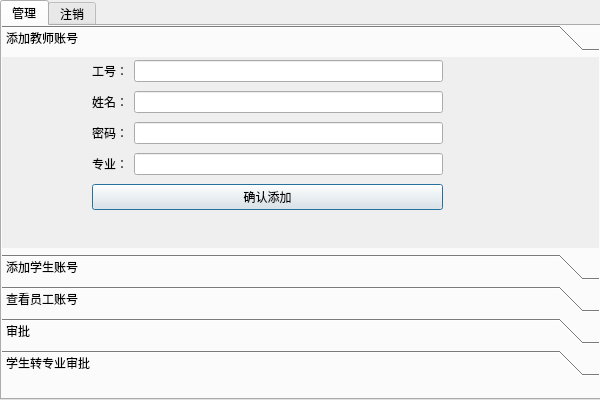
<?xml version="1.0" encoding="UTF-8"?>
<ui version="4.0">
 <class>dlgAdm</class>
 <widget class="QDialog" name="dlgAdm">
  <property name="geometry">
   <rect>
    <x>0</x>
    <y>0</y>
    <width>600</width>
    <height>400</height>
   </rect>
  </property>
  <property name="windowTitle">
   <string>欢迎使用 本系统</string>
  </property>
  <property name="styleSheet">
   <string notr="true"/>
  </property>
  <widget class="QTabWidget" name="tabWidget">
   <property name="geometry">
    <rect>
     <x>0</x>
     <y>0</y>
     <width>601</width>
     <height>400</height>
    </rect>
   </property>
   <property name="styleSheet">
    <string notr="true"/>
   </property>
   <property name="currentIndex">
    <number>0</number>
   </property>
   <widget class="QWidget" name="tab">
    <attribute name="title">
     <string>管理</string>
    </attribute>
    <widget class="QToolBox" name="toolBox">
     <property name="geometry">
      <rect>
       <x>0</x>
       <y>-1</y>
       <width>600</width>
       <height>351</height>
      </rect>
     </property>
     <property name="frameShadow">
      <enum>QFrame::Plain</enum>
     </property>
     <property name="currentIndex">
      <number>0</number>
     </property>
     <widget class="QWidget" name="page">
      <property name="geometry">
       <rect>
        <x>0</x>
        <y>0</y>
        <width>600</width>
        <height>221</height>
       </rect>
      </property>
      <attribute name="label">
       <string>添加教师账号</string>
      </attribute>
      <widget class="QWidget" name="layoutWidget">
       <property name="geometry">
        <rect>
         <x>90</x>
         <y>0</y>
         <width>351</width>
         <height>161</height>
        </rect>
       </property>
       <layout class="QGridLayout" name="gridLayout">
        <item row="2" column="1">
         <widget class="QLineEdit" name="lineEdit_3"/>
        </item>
        <item row="2" column="0">
         <widget class="QLabel" name="label_3">
          <property name="text">
           <string>密码：</string>
          </property>
         </widget>
        </item>
        <item row="3" column="0">
         <widget class="QLabel" name="label_4">
          <property name="text">
           <string>专业：</string>
          </property>
         </widget>
        </item>
        <item row="3" column="1">
         <widget class="QLineEdit" name="lineEdit_4"/>
        </item>
        <item row="0" column="0">
         <widget class="QLabel" name="label">
          <property name="text">
           <string>工号：</string>
          </property>
         </widget>
        </item>
        <item row="1" column="0">
         <widget class="QLabel" name="label_2">
          <property name="text">
           <string>姓名：</string>
          </property>
         </widget>
        </item>
        <item row="0" column="1">
         <widget class="QLineEdit" name="lineEdit"/>
        </item>
        <item row="1" column="1">
         <widget class="QLineEdit" name="lineEdit_2"/>
        </item>
        <item row="4" column="0" colspan="2">
         <widget class="QPushButton" name="pushButton">
          <property name="text">
           <string>确认添加</string>
          </property>
         </widget>
        </item>
       </layout>
      </widget>
     </widget>
     <widget class="QWidget" name="page_2">
      <property name="geometry">
       <rect>
        <x>0</x>
        <y>0</y>
        <width>600</width>
        <height>221</height>
       </rect>
      </property>
      <attribute name="label">
       <string>添加学生账号</string>
      </attribute>
      <widget class="QWidget" name="layoutWidget_2">
       <property name="geometry">
        <rect>
         <x>110</x>
         <y>0</y>
         <width>351</width>
         <height>225</height>
        </rect>
       </property>
       <layout class="QGridLayout" name="gridLayout_2">
        <item row="1" column="1">
         <widget class="QLineEdit" name="lineEdit_8"/>
        </item>
        <item row="6" column="1">
         <widget class="QLineEdit" name="lineEdit_10"/>
        </item>
        <item row="6" column="0">
         <widget class="QLabel" name="label_10">
          <property name="text">
           <string>绩点：</string>
          </property>
         </widget>
        </item>
        <item row="1" column="0">
         <widget class="QLabel" name="label_8">
          <property name="text">
           <string>姓名：</string>
          </property>
         </widget>
        </item>
        <item row="5" column="1">
         <widget class="QLineEdit" name="lineEdit_9"/>
        </item>
        <item row="2" column="0">
         <widget class="QLabel" name="label_5">
          <property name="text">
           <string>密码：</string>
          </property>
         </widget>
        </item>
        <item row="4" column="0">
         <widget class="QLabel" name="label_6">
          <property name="text">
           <string>专业：</string>
          </property>
         </widget>
        </item>
        <item row="5" column="0">
         <widget class="QLabel" name="label_9">
          <property name="text">
           <string>班级：</string>
          </property>
         </widget>
        </item>
        <item row="10" column="0" colspan="2">
         <widget class="QPushButton" name="pushButton_2">
          <property name="text">
           <string>确认添加</string>
          </property>
         </widget>
        </item>
        <item row="2" column="1">
         <widget class="QLineEdit" name="lineEdit_5"/>
        </item>
        <item row="0" column="1">
         <widget class="QLineEdit" name="lineEdit_7"/>
        </item>
        <item row="0" column="0">
         <widget class="QLabel" name="label_7">
          <property name="text">
           <string>学号：</string>
          </property>
         </widget>
        </item>
        <item row="7" column="0">
         <widget class="QLabel" name="label_11">
          <property name="text">
           <string>转专业需求：</string>
          </property>
         </widget>
        </item>
        <item row="4" column="1">
         <widget class="QLineEdit" name="lineEdit_6"/>
        </item>
        <item row="7" column="1">
         <widget class="QComboBox" name="comboBox">
          <property name="currentText">
           <string>是</string>
          </property>
          <item>
           <property name="text">
            <string>是</string>
           </property>
          </item>
          <item>
           <property name="text">
            <string>否</string>
           </property>
          </item>
         </widget>
        </item>
       </layout>
      </widget>
     </widget>
     <widget class="QWidget" name="page_3">
      <property name="geometry">
       <rect>
        <x>0</x>
        <y>0</y>
        <width>600</width>
        <height>221</height>
       </rect>
      </property>
      <attribute name="label">
       <string>查看员工账号</string>
      </attribute>
      <widget class="QTableView" name="tableView">
       <property name="geometry">
        <rect>
         <x>90</x>
         <y>10</y>
         <width>401</width>
         <height>192</height>
        </rect>
       </property>
      </widget>
     </widget>
     <widget class="QWidget" name="page_4">
      <property name="geometry">
       <rect>
        <x>0</x>
        <y>0</y>
        <width>600</width>
        <height>221</height>
       </rect>
      </property>
      <attribute name="label">
       <string>审批</string>
      </attribute>
      <widget class="QLabel" name="label_15">
       <property name="geometry">
        <rect>
         <x>10</x>
         <y>0</y>
         <width>54</width>
         <height>12</height>
        </rect>
       </property>
       <property name="text">
        <string>调课信息：</string>
       </property>
      </widget>
      <widget class="QWidget" name="widget" native="true">
       <property name="geometry">
        <rect>
         <x>10</x>
         <y>161</y>
         <width>20</width>
         <height>20</height>
        </rect>
       </property>
       <layout class="QVBoxLayout" name="verticalLayout">
        <item>
         <widget class="QTextEdit" name="textEdit"/>
        </item>
        <item>
         <spacer name="horizontalSpacer">
          <property name="orientation">
           <enum>Qt::Horizontal</enum>
          </property>
          <property name="sizeHint" stdset="0">
           <size>
            <width>228</width>
            <height>20</height>
           </size>
          </property>
         </spacer>
        </item>
        <item>
         <layout class="QHBoxLayout" name="horizontalLayout">
          <item>
           <widget class="QPushButton" name="pushButton_4">
            <property name="text">
             <string>通过</string>
            </property>
           </widget>
          </item>
          <item>
           <widget class="QPushButton" name="pushButton_5">
            <property name="text">
             <string>拒绝</string>
            </property>
           </widget>
          </item>
          <item>
           <widget class="QPushButton" name="pushButton_6">
            <property name="text">
             <string>下一条</string>
            </property>
           </widget>
          </item>
         </layout>
        </item>
       </layout>
      </widget>
      <widget class="QWidget" name="layoutWidget">
       <property name="geometry">
        <rect>
         <x>50</x>
         <y>20</y>
         <width>491</width>
         <height>201</height>
        </rect>
       </property>
       <layout class="QVBoxLayout" name="verticalLayout_2">
        <item>
         <widget class="QTextEdit" name="textEdit_2"/>
        </item>
        <item>
         <spacer name="horizontalSpacer_2">
          <property name="orientation">
           <enum>Qt::Horizontal</enum>
          </property>
          <property name="sizeHint" stdset="0">
           <size>
            <width>40</width>
            <height>20</height>
           </size>
          </property>
         </spacer>
        </item>
        <item>
         <layout class="QHBoxLayout" name="horizontalLayout_2">
          <item>
           <widget class="QPushButton" name="pushButton_7">
            <property name="text">
             <string>通过</string>
            </property>
           </widget>
          </item>
          <item>
           <widget class="QPushButton" name="pushButton_8">
            <property name="text">
             <string>拒绝</string>
            </property>
           </widget>
          </item>
          <item>
           <widget class="QPushButton" name="pushButton_9">
            <property name="text">
             <string>下一条</string>
            </property>
           </widget>
          </item>
         </layout>
        </item>
       </layout>
      </widget>
      <zorder>label_15</zorder>
      <zorder>widget</zorder>
      <zorder>layoutWidget</zorder>
      <zorder>textEdit_2</zorder>
      <zorder>textEdit_2</zorder>
     </widget>
     <widget class="QWidget" name="page_5">
      <property name="geometry">
       <rect>
        <x>0</x>
        <y>0</y>
        <width>600</width>
        <height>221</height>
       </rect>
      </property>
      <attribute name="label">
       <string>学生转专业审批</string>
      </attribute>
      <widget class="QLabel" name="label_16">
       <property name="geometry">
        <rect>
         <x>0</x>
         <y>0</y>
         <width>54</width>
         <height>12</height>
        </rect>
       </property>
       <property name="text">
        <string>转专业</string>
       </property>
      </widget>
      <widget class="QWidget" name="layoutWidget_3">
       <property name="geometry">
        <rect>
         <x>80</x>
         <y>30</y>
         <width>258</width>
         <height>131</height>
        </rect>
       </property>
       <layout class="QVBoxLayout" name="verticalLayout_3">
        <item>
         <widget class="QTextEdit" name="textEdit_3"/>
        </item>
        <item>
         <spacer name="horizontalSpacer_3">
          <property name="orientation">
           <enum>Qt::Horizontal</enum>
          </property>
          <property name="sizeHint" stdset="0">
           <size>
            <width>40</width>
            <height>20</height>
           </size>
          </property>
         </spacer>
        </item>
        <item>
         <layout class="QHBoxLayout" name="horizontalLayout_3">
          <item>
           <widget class="QPushButton" name="pushButton_10">
            <property name="text">
             <string>通过</string>
            </property>
           </widget>
          </item>
          <item>
           <widget class="QPushButton" name="pushButton_11">
            <property name="text">
             <string>拒绝</string>
            </property>
           </widget>
          </item>
          <item>
           <widget class="QPushButton" name="pushButton_12">
            <property name="text">
             <string>下一条</string>
            </property>
           </widget>
          </item>
         </layout>
        </item>
       </layout>
      </widget>
     </widget>
    </widget>
   </widget>
   <widget class="QWidget" name="tab_2">
    <attribute name="title">
     <string>注销</string>
    </attribute>
    <widget class="QPushButton" name="pushButton_3">
     <property name="geometry">
      <rect>
       <x>140</x>
       <y>110</y>
       <width>75</width>
       <height>23</height>
      </rect>
     </property>
     <property name="text">
      <string>确认注销</string>
     </property>
    </widget>
   </widget>
  </widget>
 </widget>
 <resources/>
 <connections/>
</ui>
